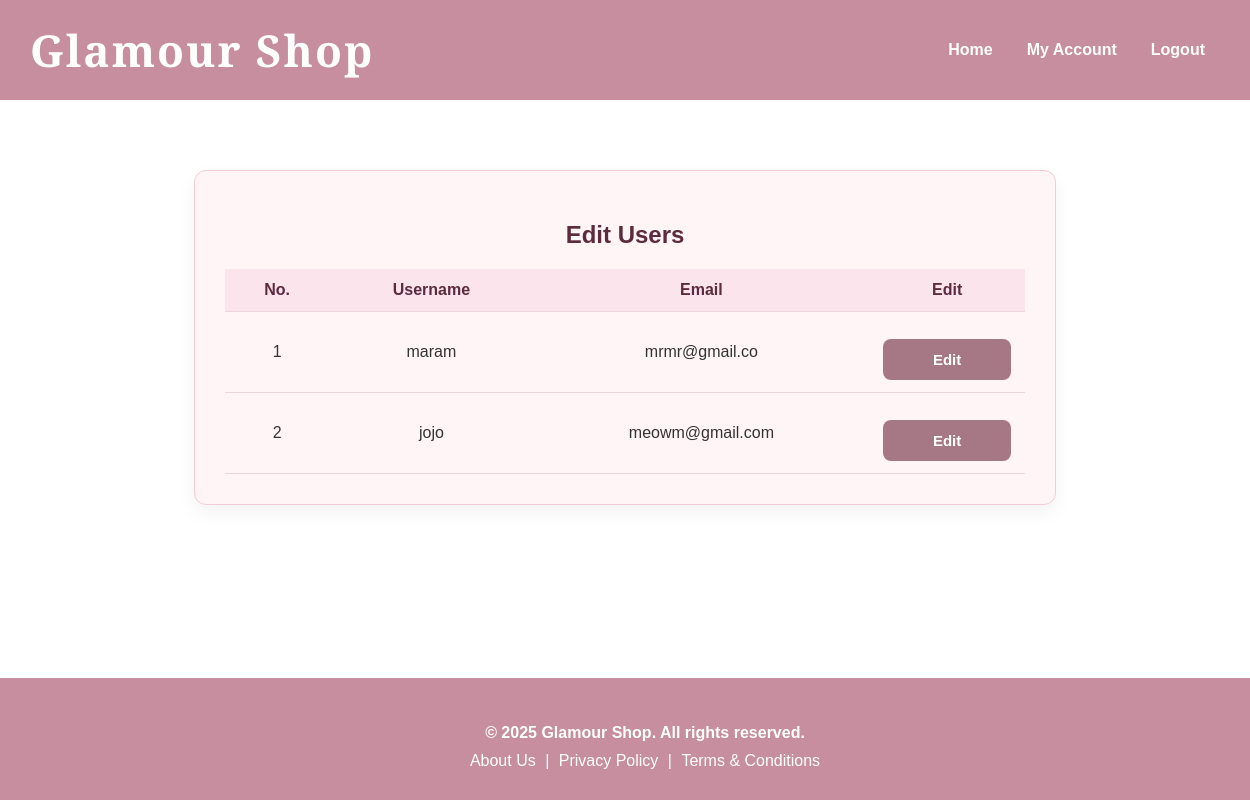
The page /admin_edit_user.php (signed in) on the database its author committed.
### tables this page shows
CREATE TABLE `user` (
  `user_id` int(11) NOT NULL,
  `username` varchar(100) NOT NULL,
  `email` varchar(100) NOT NULL,
  `password` varchar(255) NOT NULL
);

### admin_edit_user.php (the view, shortened to what this page needs)
<?php
include('config.php');
include('header.php');
$users = $conn->query("SELECT * FROM user");
?>
<div class="form-container wide-edit">
    <h2>Edit Users</h2>
    <table class="users-table" id="userTable">
        <thead>
            <tr>
                <th>No.</th>
                <th>Username</th>
                <th>Email</th>
                <th>Edit</th>
            </tr>
        </thead>
        <tbody>
            <?php
            $counter = 1;
            while ($row = $users->fetch_assoc()): ?>
                <tr data-id="<?php echo $row['user_id']; ?>">
                    <td><?php echo $counter++; ?></td>
                    <td class="username"><?php echo htmlspecialchars($row['username']); ?></td>
                    <td class="email"><?php echo htmlspecialchars($row['email']); ?></td>
                    <td><button class="edit-btn" onclick="editUser(this)">Edit</button></td>
                </tr>
            <?php endwhile; ?>
        </tbody>
    </table>
</div>
<?php
include('footer.php');
?>

### style.css (style rules this page uses)
html, body { height: 100%; margin: 0; padding: 0; }
body { display: flex; flex-direction: column; min-height: 100vh; }
.form-container { max-width: 400px; margin: 80px auto; background-color: #fff6f8; border: 1px solid #e8cfd6; border-radius: 12px; padding: 35px 25px; box-shadow: 0 8px 16px rgba(198, 142, 159, 0.1); text-align: center; font-family: 'Poppins', sans-serif; }
.form-container h2 { color: #5c2b3d; margin-bottom: 25px; }
.form-container button { width: 100%; background-color: #a67885; color: white; padding: 12px; margin-top: 15px; border: none; border-radius: 8px; font-weight: bold; font-size: 15px; cursor: pointer; transition: background-color 0.3s ease; }
.form-container.wide-edit { max-width: 650px; margin: 50px auto; background-color: #fff6f8; padding: 30px; border-radius: 12px; box-shadow: 0 8px 16px rgba(198, 142, 159, 0.15); text-align: center; font-family: 'Poppins', sans-serif; }
.form-container.wide-edit h2 { font-size: 24px; margin-bottom: 20px; color: #5c2b3d; }
.users-table { width: 100%; border-collapse: collapse; margin-top: 10px; }
.users-table th, .users-table td { padding: 12px 20px; border-bottom: 1px solid #e5cfd8; color: #333; }
.users-table th { background-color: #fcecee; color: #5c2b3d; text-align: center; }
.users-table td { text-align: center; }
.form-container { background-color: #fff6f8; padding: 40px; width: 400px; margin: 50px auto; border-radius: 12px; box-shadow: 0 10px 25px rgba(0, 0, 0, 0.05); text-align: center; }
.form-container h2 { margin-bottom: 30px; color: #5c2b3d; }
.form-container.wide-edit { background-color: #fff5f7; border: 1px solid #f2cdd5; border-radius: 12px; padding: 30px; width: 90%; max-width: 800px; margin: 30px auto; box-shadow: 0 8px 20px rgba(0, 0, 0, 0.05); }
.users-table { width: 100%; border-collapse: collapse; margin-top: 20px; font-size: 16px; }
.users-table th, .users-table td { padding: 12px 14px; border-bottom: 1px solid #ecd5dc; text-align: center; }
.users-table th { background-color: #fce4ec; color: #5c2b3d; font-weight: 600; }
.edit-btn, .save-btn { padding: 6px 14px; border: none; border-radius: 8px; cursor: pointer; font-weight: 500; }
.edit-btn { background-color: #e8cfd6; color: #5c2b3d; }

### rows shown on the page
user: username "maram", email "mrmr@gmail.co"
user: username "jojo", email "meowm@gmail.com"
